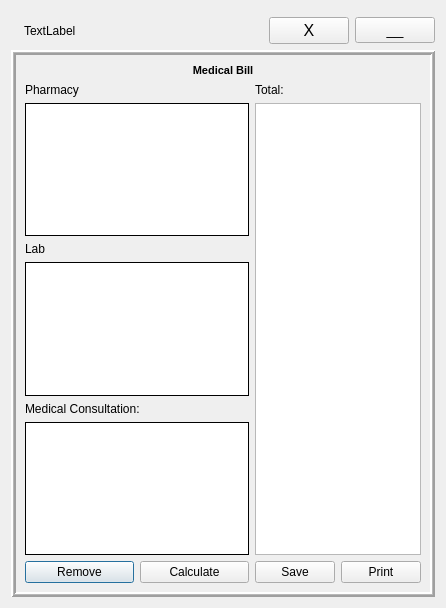
<?xml version="1.0" encoding="UTF-8"?>
<ui version="4.0">
 <class>Bill</class>
 <widget class="QDialog" name="Bill">
  <property name="geometry">
   <rect>
    <x>0</x>
    <y>0</y>
    <width>446</width>
    <height>608</height>
   </rect>
  </property>
  <property name="sizePolicy">
   <sizepolicy hsizetype="Fixed" vsizetype="Fixed">
    <horstretch>0</horstretch>
    <verstretch>0</verstretch>
   </sizepolicy>
  </property>
  <property name="windowTitle">
   <string>Bill</string>
  </property>
  <property name="autoFillBackground">
   <bool>true</bool>
  </property>
  <layout class="QGridLayout" name="gridLayout">
   <item row="5" column="0">
    <widget class="QFrame" name="bgLayer">
     <property name="autoFillBackground">
      <bool>true</bool>
     </property>
     <property name="frameShape">
      <enum>QFrame::Box</enum>
     </property>
     <property name="frameShadow">
      <enum>QFrame::Raised</enum>
     </property>
     <property name="lineWidth">
      <number>2</number>
     </property>
     <property name="midLineWidth">
      <number>1</number>
     </property>
     <layout class="QGridLayout" name="gridLayout_2">
      <item row="9" column="0">
       <widget class="QListView" name="listView_3">
        <property name="autoFillBackground">
         <bool>true</bool>
        </property>
        <property name="frameShape">
         <enum>QFrame::Box</enum>
        </property>
        <property name="frameShadow">
         <enum>QFrame::Plain</enum>
        </property>
        <property name="lineWidth">
         <number>1</number>
        </property>
        <property name="sizeAdjustPolicy">
         <enum>QAbstractScrollArea::AdjustToContents</enum>
        </property>
        <property name="dragEnabled">
         <bool>true</bool>
        </property>
        <property name="dragDropOverwriteMode">
         <bool>true</bool>
        </property>
        <property name="dragDropMode">
         <enum>QAbstractItemView::DragOnly</enum>
        </property>
        <property name="defaultDropAction">
         <enum>Qt::CopyAction</enum>
        </property>
        <property name="alternatingRowColors">
         <bool>true</bool>
        </property>
        <property name="movement">
         <enum>QListView::Free</enum>
        </property>
        <property name="isWrapping" stdset="0">
         <bool>true</bool>
        </property>
        <property name="spacing">
         <number>2</number>
        </property>
        <property name="uniformItemSizes">
         <bool>true</bool>
        </property>
        <property name="wordWrap">
         <bool>true</bool>
        </property>
        <property name="selectionRectVisible">
         <bool>true</bool>
        </property>
        <property name="itemAlignment">
         <set>Qt::AlignAbsolute|Qt::AlignCenter|Qt::AlignHCenter|Qt::AlignHorizontal_Mask|Qt::AlignJustify|Qt::AlignLeading|Qt::AlignLeft|Qt::AlignRight|Qt::AlignTrailing|Qt::AlignVCenter</set>
        </property>
       </widget>
      </item>
      <item row="4" column="1">
       <widget class="QLabel" name="label_2">
        <property name="text">
         <string>Total:</string>
        </property>
       </widget>
      </item>
      <item row="6" column="0">
       <widget class="QLabel" name="label_3">
        <property name="text">
         <string>Lab</string>
        </property>
       </widget>
      </item>
      <item row="4" column="0">
       <widget class="QLabel" name="label">
        <property name="text">
         <string>Pharmacy</string>
        </property>
       </widget>
      </item>
      <item row="7" column="0">
       <widget class="QListView" name="listView_2">
        <property name="autoFillBackground">
         <bool>true</bool>
        </property>
        <property name="frameShape">
         <enum>QFrame::Box</enum>
        </property>
        <property name="frameShadow">
         <enum>QFrame::Plain</enum>
        </property>
        <property name="lineWidth">
         <number>1</number>
        </property>
        <property name="sizeAdjustPolicy">
         <enum>QAbstractScrollArea::AdjustToContents</enum>
        </property>
        <property name="dragDropOverwriteMode">
         <bool>true</bool>
        </property>
        <property name="defaultDropAction">
         <enum>Qt::CopyAction</enum>
        </property>
        <property name="alternatingRowColors">
         <bool>true</bool>
        </property>
        <property name="movement">
         <enum>QListView::Free</enum>
        </property>
        <property name="isWrapping" stdset="0">
         <bool>true</bool>
        </property>
        <property name="spacing">
         <number>2</number>
        </property>
        <property name="uniformItemSizes">
         <bool>true</bool>
        </property>
        <property name="wordWrap">
         <bool>true</bool>
        </property>
        <property name="selectionRectVisible">
         <bool>true</bool>
        </property>
        <property name="itemAlignment">
         <set>Qt::AlignAbsolute|Qt::AlignCenter|Qt::AlignHCenter|Qt::AlignHorizontal_Mask|Qt::AlignJustify|Qt::AlignLeading|Qt::AlignLeft|Qt::AlignRight|Qt::AlignTrailing|Qt::AlignVCenter</set>
        </property>
       </widget>
      </item>
      <item row="8" column="0">
       <widget class="QLabel" name="label_5">
        <property name="text">
         <string>Medical Consultation:</string>
        </property>
       </widget>
      </item>
      <item row="5" column="0">
       <widget class="QListView" name="listView">
        <property name="sizePolicy">
         <sizepolicy hsizetype="Expanding" vsizetype="Expanding">
          <horstretch>3</horstretch>
          <verstretch>0</verstretch>
         </sizepolicy>
        </property>
        <property name="autoFillBackground">
         <bool>true</bool>
        </property>
        <property name="frameShape">
         <enum>QFrame::Box</enum>
        </property>
        <property name="frameShadow">
         <enum>QFrame::Plain</enum>
        </property>
        <property name="lineWidth">
         <number>1</number>
        </property>
        <property name="sizeAdjustPolicy">
         <enum>QAbstractScrollArea::AdjustToContents</enum>
        </property>
        <property name="dragEnabled">
         <bool>true</bool>
        </property>
        <property name="dragDropOverwriteMode">
         <bool>true</bool>
        </property>
        <property name="defaultDropAction">
         <enum>Qt::CopyAction</enum>
        </property>
        <property name="alternatingRowColors">
         <bool>true</bool>
        </property>
        <property name="selectionMode">
         <enum>QAbstractItemView::SingleSelection</enum>
        </property>
       </widget>
      </item>
      <item row="5" column="1" rowspan="5">
       <widget class="QTableView" name="tableView">
        <property name="sizePolicy">
         <sizepolicy hsizetype="Expanding" vsizetype="Expanding">
          <horstretch>1</horstretch>
          <verstretch>0</verstretch>
         </sizepolicy>
        </property>
       </widget>
      </item>
      <item row="3" column="0" colspan="2">
       <widget class="QLabel" name="label_4">
        <property name="font">
         <font>
          <family>Tahoma</family>
          <pointsize>8</pointsize>
          <weight>75</weight>
          <bold>true</bold>
         </font>
        </property>
        <property name="text">
         <string>Medical Bill</string>
        </property>
        <property name="alignment">
         <set>Qt::AlignCenter</set>
        </property>
        <property name="wordWrap">
         <bool>true</bool>
        </property>
        <property name="margin">
         <number>5</number>
        </property>
       </widget>
      </item>
      <item row="10" column="0">
       <layout class="QHBoxLayout" name="horizontalLayout">
        <item>
         <widget class="QPushButton" name="remove">
          <property name="text">
           <string>Remove</string>
          </property>
         </widget>
        </item>
        <item>
         <widget class="QPushButton" name="calculate">
          <property name="text">
           <string>Calculate</string>
          </property>
         </widget>
        </item>
       </layout>
      </item>
      <item row="10" column="1">
       <layout class="QHBoxLayout" name="horizontalLayout_4">
        <item>
         <widget class="QPushButton" name="save">
          <property name="text">
           <string>Save</string>
          </property>
         </widget>
        </item>
        <item>
         <widget class="QPushButton" name="print">
          <property name="text">
           <string>Print</string>
          </property>
         </widget>
        </item>
       </layout>
      </item>
     </layout>
    </widget>
   </item>
   <item row="0" column="0">
    <widget class="QFrame" name="frame_2">
     <property name="frameShape">
      <enum>QFrame::NoFrame</enum>
     </property>
     <property name="frameShadow">
      <enum>QFrame::Plain</enum>
     </property>
     <layout class="QHBoxLayout" name="horizontalLayout_3">
      <property name="sizeConstraint">
       <enum>QLayout::SetMinAndMaxSize</enum>
      </property>
      <property name="leftMargin">
       <number>3</number>
      </property>
      <property name="topMargin">
       <number>0</number>
      </property>
      <property name="rightMargin">
       <number>8</number>
      </property>
      <property name="bottomMargin">
       <number>0</number>
      </property>
     </layout>
    </widget>
   </item>
   <item row="1" column="0">
    <layout class="QHBoxLayout" name="horizontalLayout_5">
     <item>
      <widget class="QLabel" name="logo">
       <property name="text">
        <string/>
       </property>
       <property name="pixmap">
        <pixmap>Sefa logo2.png</pixmap>
       </property>
       <property name="scaledContents">
        <bool>true</bool>
       </property>
      </widget>
     </item>
     <item>
      <widget class="QLabel" name="label_6">
       <property name="sizePolicy">
        <sizepolicy hsizetype="Expanding" vsizetype="Preferred">
         <horstretch>0</horstretch>
         <verstretch>0</verstretch>
        </sizepolicy>
       </property>
       <property name="text">
        <string>TextLabel</string>
       </property>
      </widget>
     </item>
     <item>
      <widget class="QPushButton" name="closeButton">
       <property name="font">
        <font>
         <family>MS Shell Dlg 2</family>
         <pointsize>12</pointsize>
        </font>
       </property>
       <property name="cursor">
        <cursorShape>PointingHandCursor</cursorShape>
       </property>
       <property name="mouseTracking">
        <bool>true</bool>
       </property>
       <property name="tabletTracking">
        <bool>true</bool>
       </property>
       <property name="layoutDirection">
        <enum>Qt::LeftToRight</enum>
       </property>
       <property name="autoFillBackground">
        <bool>true</bool>
       </property>
       <property name="text">
        <string>X</string>
       </property>
       <property name="autoDefault">
        <bool>false</bool>
       </property>
       <property name="flat">
        <bool>false</bool>
       </property>
      </widget>
     </item>
     <item>
      <widget class="QPushButton" name="minButton">
       <property name="font">
        <font>
         <family>Tahoma</family>
         <pointsize>11</pointsize>
        </font>
       </property>
       <property name="cursor">
        <cursorShape>PointingHandCursor</cursorShape>
       </property>
       <property name="mouseTracking">
        <bool>true</bool>
       </property>
       <property name="tabletTracking">
        <bool>true</bool>
       </property>
       <property name="autoFillBackground">
        <bool>true</bool>
       </property>
       <property name="styleSheet">
        <string notr="true"/>
       </property>
       <property name="text">
        <string>__</string>
       </property>
       <property name="autoDefault">
        <bool>false</bool>
       </property>
       <property name="flat">
        <bool>false</bool>
       </property>
      </widget>
     </item>
    </layout>
   </item>
  </layout>
 </widget>
 <resources/>
 <connections/>
</ui>
